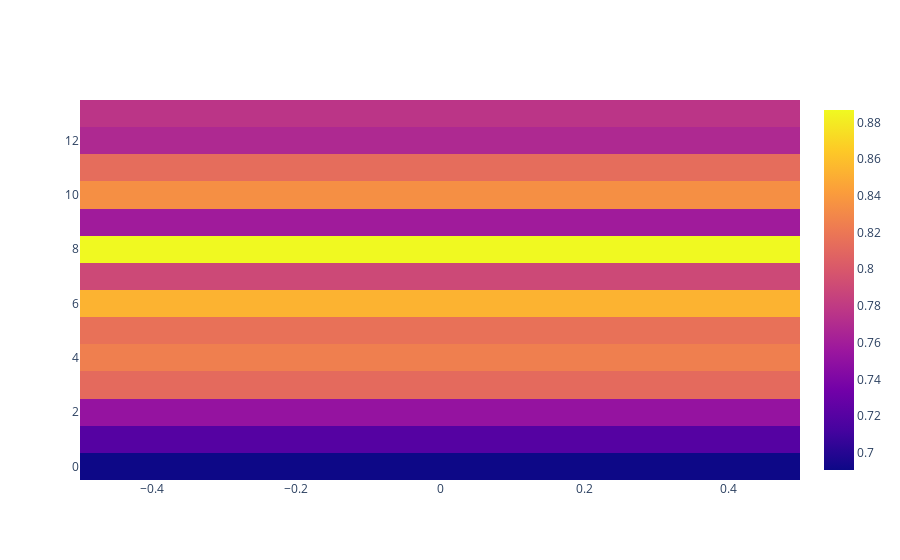

Write notebook code for a chart like this one.
### Code cell
import plotly.graph_objects as go

fig = go.Figure(data=go.Heatmap(
                    z=np.expand_dims(vals, axis=0).T,
                    text=hl_feat_ar,
                    textfont={"size":50}))

fig.show()

### Figure 1 — Plotly figure (JSON) as saved in the notebook; plotly's stock layout.template omitted (floating-point values rounded to 4 significant figures)
{"data": [{"text": [["gems_wonder_binary"], ["gems_transcendence_binary"], ["gems_tenderness_binary"], ["gems_nostalgia_binary"], ["gems_peacefulness_binary"], ["gems_power_binary"], ["gems_joyful_activation_binary"], ["gems_tension_binary"], ["gems_sadness_binary"], ["gemmes_movement_binary"], ["gemmes_force_binary"], ["gemmes_interior_binary"], ["gemmes_wandering_binary"], ["gemmes_flow_binary"]], "textfont": {"size": 50}, "z": [[0.6906], [0.7196], [0.7522], [0.812], [0.8248], [0.8164], [0.853], [0.7898], [0.8867], [0.7584], [0.834], [0.8134], [0.768], [0.7765]], "type": "heatmap"}], "layout": {}}
